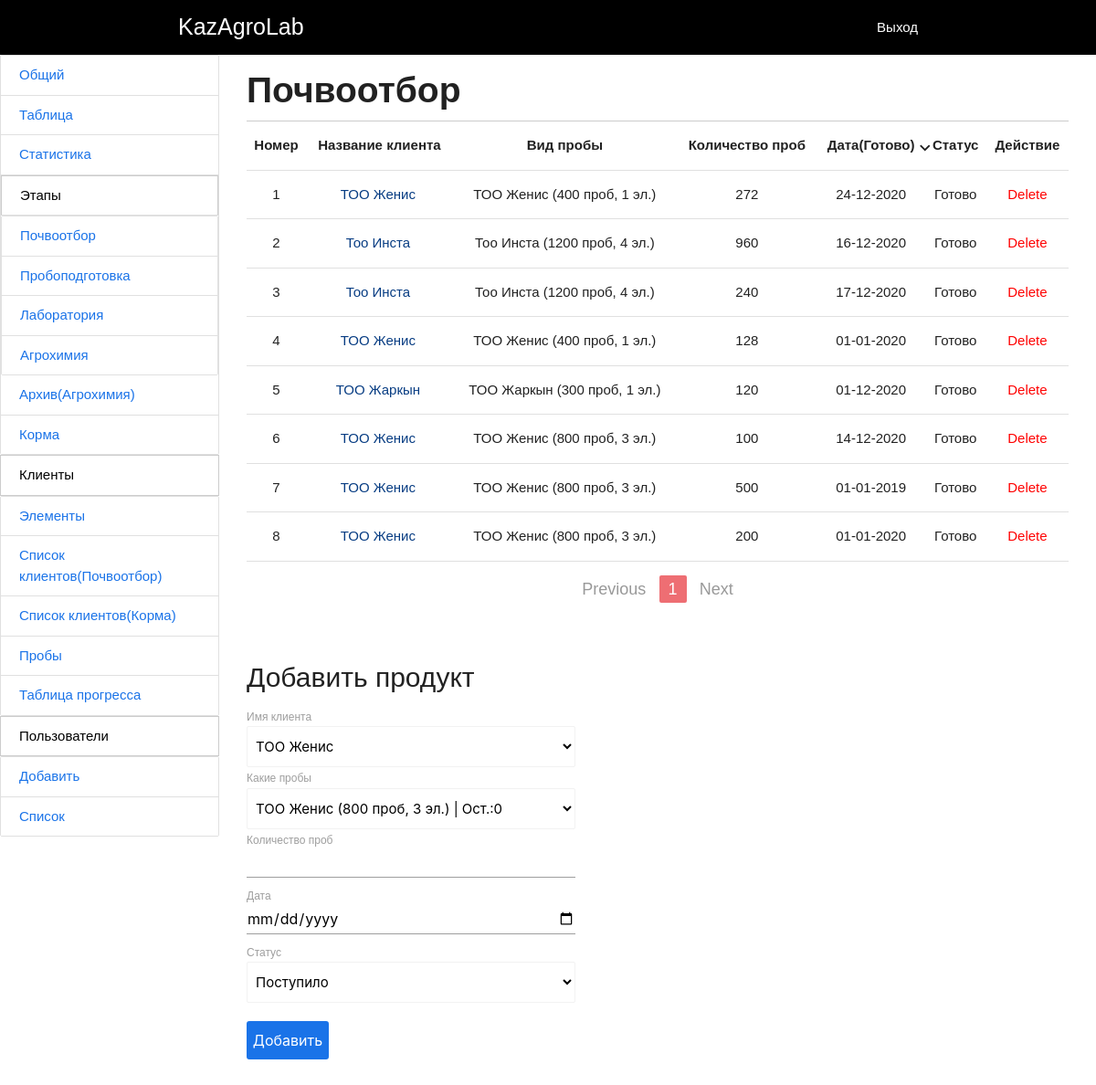
Screenshot of /selection/ (signed in) with the database file from the repository.
### navi/models.py (models this page shows, shortened)
class Selection(models.Model):
    nameClient = models.ForeignKey(Client, on_delete=models.CASCADE)
    countSamples = models.IntegerField(null=True, blank=True)
    samples = models.ForeignKey(Samples, on_delete=models.CASCADE,null=True,blank=True, related_name="selection")
    date = models.DateField(null=True, blank=True)
    nowTime = models.DateTimeField(auto_now_add=True,blank=True, null=True)
    statusChoice = (
        ('Поступило', 'Поступило'),
        ('В процессе', 'В процессе'),
        ('Готово', 'Готово')
    )
    status = models.CharField(max_length=200, default='Поступило', choices=statusChoice)
    class Meta:
        verbose_name = 'Почвоотбор'
        verbose_name_plural = 'Почвоотбор'

class Client(models.Model):
    name = models.CharField(max_length=500)
    countSamples = models.IntegerField()
    date = models.DateField(null=True, blank=True)
    nowTime = models.DateTimeField(auto_now_add=True, blank=True, null=True)
    def __str__(self):
        return self.name
    class Meta:
        verbose_name = 'Клиент'
        verbose_name_plural = 'Клиенты'

class Samples(models.Model):
    client = models.ForeignKey(Client, on_delete=models.CASCADE, related_name='samples')
    count = models.IntegerField()
    elements = models.ManyToManyField(elementsName, related_name='elements')
    date = models.DateField(null=True, blank=True)
    nowTime = models.DateTimeField(auto_now_add=True, blank=True, null=True)
    def __str__(self):
        return self.client.name + " (" + str(self.count) + " проб, " + str(len(self.elements.all()))+" эл.)"
    class Meta:
        verbose_name = 'Проба'
        verbose_name_plural = 'Пробы'

### navi/views.py (the view)
# urls.py: path('selection/', selection, name = 'selection'),
@login_required(redirect_field_name='login')
def selection(request):
    clients = Client.objects.all()
    samples = Samples.objects.all()
    title = 'Почвоотбор'
    action = "addSelection"
    delete = 'deleteSelection'
    update = 'selection'
    hasGroup = False
    for i in list(request.user.groups.all()):
        if str(i) == title or str(i) == 'Админ':
            hasGroup = True
    info = Selection.objects.all().order_by('-pk')
    paginator = Paginator(info, 20)  # Show 25 contacts per page
    page = request.GET.get('page')
    try:
        data = paginator.page(page)
        pg = page
    except PageNotAnInteger:
        data = paginator.page(1)
        pg = 1
    except EmptyPage:
        data = paginator.page(paginator.num_pages)
        pg = 1
    client = clients.first()
    context = {'title': title, 'info': data, 'action': action, 'delete': delete,'update':update, 'hasGroup': hasGroup, 'pg': pg, 'clients':clients, 'client':client, 'samples':samples}
    return render(request, 'index.html', context=context)

### navi/context_processors.py (called while the page is built)
def UserGroups(request):
    user = request.user
    groups = user.groups.all()
    list_group = []
    for i in groups:
        list_group.append(i.name)
    return {"userGroups":list_group}

### navi/templatetags/mytags.py (called while the page is built)
@register.filter(name='validDate')
def validDate(text):
    if int(text) < 10:
        text = '0' + str(text)
        return text
    else:
        return text

@register.filter(name='count')
def percent(forloop, arg):
    return int(forloop) + 20 * (int(arg) - 1)

@register.filter(name='elName')
def ostatok(elements):
    return len(elements)

@register.filter(name="sampleSelection")
def sampleSelection(sample):
    number = sample.count
    for i in sample.selection.filter(status="Готово"):
        number-=i.countSamples
    return number

### navi/templates/index.html (shortened to what this page needs)
       {% extends 'base.html' %}
       {% load mytags %}
       {% block content %}
            <header class="content_header">
                <h1 class="content_title header_title">{{ title }}</h1>
            </header>
            <table class="prop_table centered">
                <thead>
                    <tr>
                        <th class="table_head">Номер</th>
                        <th class="table_head action_2">Название клиента</th>
                        <th class="table_head action_3">Вид пробы</th>
                        <th class="table_head action_4">Количество проб</th>
                        <th class="table_head action_5"><span>
         Дата(Готово)
         <i class="small material-icons table_icon">expand_more</i>
</span></th>
                        <th class="table_head action_2">Статус</th>
                        {% if hasGroup %}<th class="table_head">Действие</th>{% endif %}
                    </tr>
                </thead>
                <tbody class="table_body">
                    {% for i in info %}
                    <tr>
                        <td>{{ forloop.counter | count:pg }}</td>
                        <td><a href="/{{update}}/{{ i.pk }}" class="table_action" style="
                                margin-right: 3px;
                            ">{{ i.nameClient }}</a></td>
                        {% if i.selfParent %}
                        <td>Принято:{{ i.selfParent.parent.countSamples }}</td>
                        {% else %}
                        <td>{{ i.samples }}</td>
                        {% endif %}
                        <td>{{ i.countSamples }}</td>
                        <td>{{ i.date.day|validDate }}-{{ i.date.month|validDate }}-{{ i.date.year }}</td>
                        <td>{{ i.status }}</td>
                        {% if hasGroup %}
                        <td>
                            <div>
                                <a href="{% url delete i.pk %}" class="table_action table_action_delete modal-trigger">Delete</a>
                            </div>
                        </td>
                        {% endif %}
                    </tr>
                    {% endfor %}
                </tbody>
            </table>
{% include "pagination.html" with page=info %}
       {% if hasGroup %}
            <h2 class="content_title form_add_title">Добавить продукт</h2>
            <form class="form_add" action="{% url action %}" method="POST" name="myForm">
                <label for="client_name">Имя клиента</label>
                <select name="nameClient" class="form_add_select" id="client_name" name="allClients" onchange='NewSelect(this.options[this.selectedIndex].getAttribute("data-name"))'>
                    {% for i in clients %}
                        <option value="{{i.pk}}" data-name="{{i.name}}" {% if forloop.counter == 1 %} selected {% endif %}>{{i.name}}</option>
                    {% endfor %}
                </select>
                {% if title == 'Пробоподготовка' or title == 'Лаборатория' %}
                    <label for="samples">Выберите одну из поступивших проб</label>
                    <select name="selfParent" class="form_add_select" id="samples" onchange='MaxL(this.options[this.selectedIndex].getAttribute("data-max"))'>
                        {% for i in selfParent %}
                            <option value="{{i.pk}}" data-max="{{i.countSamples|limitMax:i.selfChildren.all}}">{{i.nameClient}} ({{i.countSamples}} проб на {{ i.samples.elements.all.count }} эл.) | ост.:{{i.countSamples|limitMax:i.selfChildren.all}}</option>
                        {% endfor %}
                    </select>
                {% else %}
                    <label for="samples">Какие пробы</label>
                    <select name="samples" class="form_add_select" id="samples" onchange='MaxL(this.options[this.selectedIndex].getAttribute("data-max"))'>
                        {% for i in client.samples.all %}
                            <option value="{{i.pk}}" data-max={% if title == "Почвоотбор" %}{{ i|sampleSelection }}{% else %}{{ i|sampleAgrohym }}{% endif %}>{{i.client}} (</option>
                        {% endfor %}
                    </select>
                {% endif %}
                <label for="prob_count">Количество проб</label>
                <input name="countSamples" type="number" class="input" min="1" id="prob_count" required>
                <label for="prob_date">Дата</label>
                <input name="date" type="date" class="input" id="prob_date" required>
                <label for="prob_status">Статус</label>
                <select name="status" id="prob_status" class="form_add_select">
                    <option value="Поступило">Поступило</option>
                </select>
                <button type="submit" class="form_add_btn">Добавить</button>
            </form>
       {% endif %}
            {% endblock %}

### navi/templates/base.html (shortened to what this page needs)
<!DOCTYPE html>
<html lang="ru">
{% load static %}
<head>
    <link rel="stylesheet" href="{% static 'css/style.css' %}">
    <link rel="stylesheet" href="{% static 'js/libs/bootstrap-grid.css' %}">
    <link rel="stylesheet" href="{% static 'js/libs/normalize.css' %}">
    <link rel="stylesheet" href="https://cdnjs.cloudflare.com/ajax/libs/materialize/1.0.0/css/materialize.min.css">
</head>
<body>
    <header class="header">
        <div class="container header_container">
            <a href="#" class="logo">
                KazAgroLab
            </a>
            <span class="header_btn logout">
            {% if user.is_authenticated %}
            <a href="{% url 'logout' %}" class="header_btn logout">
                Выход
            </a>
            {% else %}
            <a href="{% url 'login' %}" class="header_btn logout">
                Вход
            </a>
            {% endif %}
            </span>
        </div>
    </header>
    <div class="wrapper">
        <div class="collection_wrapper">
            <div class="collection">
                <a href="{% url 'general' %}" class="collection-item">Общий</a>
                <a href="{% url 'table' %}" target="_blank". class="collection-item">Таблица</a>
                <a href="{% url 'statistics' %}" class="collection-item">Статистика</a>
                <span class="collection-item title">Этапы</span>
            <div class="collection">
                <a href="{% url 'selection' %}" class="collection-item">Почвоотбор</a>
                <a href="{% url 'preparation' %}" class="collection-item">Пробоподготовка</a>
                <a href="{% url 'laboratory' %}" class="collection-item">Лаборатория</a>
                <a href="{% url 'agrohym' %}" class="collection-item">Агрохимия</a>
            </div>
                <a href="{% url 'archiveAgroHym' %}" class="collection-item">Архив(Агрохимия)</a>
                <a href="{% url 'corms' %}" class="collection-item">Корма</a>
            </div>
            {% if 'Админ' in userGroups %}
            <span class="collection-item title">Клиенты</span>
            <div class="collection">
                <a href="{% url 'listElement' %}" class="collection-item">Элементы</a>
                <a href="{% url 'clients' %}" class="collection-item">Список клиентов(Почвоотбор)</a>
                <a href="{% url 'clientsCorms' %}" class="collection-item">Список клиентов(Корма)</a>
                <a href="{% url 'samples' %}" class="collection-item">Пробы</a>
                <a href="{% url 'newTable' %}" class="collection-item">Таблица прогресса</a>
            </div>
            <span class="collection-item title">Пользователи</span>
            <div class="collection">
                <a href="{% url 'signup' %}" class="collection-item">Добавить</a>
                <a href="{% url 'listUser' %}" class="collection-item">Список</a>
            </div>
            {% endif %}
        </div>
        <div class="content">
            {% block content %}{% endblock %}
        </div>
    </div>
</body>
</html>

### navi/templates/pagination.html
 <ul class="pagination" style="text-align:center">
     {% if page.has_previous %}
         <li class="waves-effect">
          <a href="?page={{ page.previous_page_number }}">Previous</a>
         </li>
     <li class="waves-effect">
          <a href="?page={{ page.previous_page_number }}">{{ page.previous_page_number }}</a>
         </li>
     {% else %}
     <li class="disabled">
          <a>Previous</a>
         </li>
     {% endif %}
        <li class="active"><a href="?page={{ page.number }} ">{{ page.number }}</a></li>
    {% if page.has_next %}
     <li class="waves-effect">
            <a href="?page={{ page.next_page_number }}">{{ page.next_page_number }}</a>
         </li>
         <li class="waves-effect">
            <a href="?page={{ page.next_page_number }}">Next</a>
         </li>
     {% else %}
     <li class="disabled">
            <a>Next</a>
         </li>
    {% endif %}
  </ul>

### navi/static/css/style.css (style rules this page uses)
body { font-family: 'Noto Sans JP', sans-serif; width: 100%; }
.wrapper { display: flex; }
.header { height: 60px; background-color: #000; }
.header_container { height: 100%; display: flex; justify-content: space-between; align-items: center; }
.header_btn { color: #fff; cursor: pointer; }
.logo { font-size: 25px; text-decoration: none; color: #fff; }
.input { height: 2rem !important; margin-top: 18px; outline: none; padding: 12px 12px; }
.content { width: 80%; padding: 3px 30px; }
.content_header { height: 55px; border-bottom: 1px solid #ccc; }
.content_title { font-size: 39px; margin: 15px 0; font-weight: 600; }
.content_title.form_add_title { font-size: 30px; font-weight: 400; margin-top: 65px; }
.collection { margin: 0 !important; width: 100%; }
.collection_wrapper { width: 20%; }
.collection-item { color: #1A73E8 !important; }
.collection-item.title { color: #000 !important; line-height: 1.5rem; padding: 10px 20px; margin: 0; width: 100%; display: block; border: 1px solid #ccc; }
.form_add { min-width: 300px; max-width: 360px; margin-bottom: 100px; }
.form_add select { display: block !important; }
.form_add_btn { margin-top: 20px; background-color: #1A73E8; color: #fff; border: 0; padding: 10px 0; border-radius: 3px; width: 90px; font-size: 16px; cursor: pointer; border: 2px solid #1A73E8; transition: 0.3s; }
.table_head { cursor: pointer !important; z-index: 10; }
.table_head span { position: relative; z-index: -1; user-select: none; }
.table_action { color: #083d83; cursor: pointer; }
.table_action.table_action_delete { color: red; }
.table_icon { position: absolute; top: 1px; font-size: 1.5rem !important; }
.table_head { cursor: pointer; }
.table_head span { position: relative; }

### rows the page displays
Selection: nameClient "ТОО Женис", samples "ТОО Женис (400 проб, 1 эл.)", countSamples "272", date.day|validDate "24", date.month|validDate "12", date.year "2020", status "Готово"
Selection: nameClient "Тоо Инста", samples "Тоо Инста (1200 проб, 4 эл.)", countSamples "960", date.day|validDate "16", date.month|validDate "12", date.year "2020", status "Готово"
Selection: nameClient "Тоо Инста", samples "Тоо Инста (1200 проб, 4 эл.)", countSamples "240", date.day|validDate "17", date.month|validDate "12", date.year "2020", status "Готово"
Selection: nameClient "ТОО Женис", samples "ТОО Женис (400 проб, 1 эл.)", countSamples "128", date.day|validDate "01", date.month|validDate "01", date.year "2020", status "Готово"
Selection: nameClient "ТОО Жаркын", samples "ТОО Жаркын (300 проб, 1 эл.)", countSamples "120", date.day|validDate "01", date.month|validDate "12", date.year "2020", status "Готово"
Selection: nameClient "ТОО Женис", samples "ТОО Женис (800 проб, 3 эл.)", countSamples "100", date.day|validDate "14", date.month|validDate "12", date.year "2020", status "Готово"
Selection: nameClient "ТОО Женис", samples "ТОО Женис (800 проб, 3 эл.)", countSamples "500", date.day|validDate "01", date.month|validDate "01", date.year "2019", status "Готово"
Selection: nameClient "ТОО Женис", samples "ТОО Женис (800 проб, 3 эл.)", countSamples "200", date.day|validDate "01", date.month|validDate "01", date.year "2020", status "Готово"

### other values shown
{{ title }} "Почвоотбор"
{{ page.number }} "1"
form field nameClient "ТОО Женис"
form field samples "ТОО Женис (800 проб, 3 эл.) | Ост.:0"
